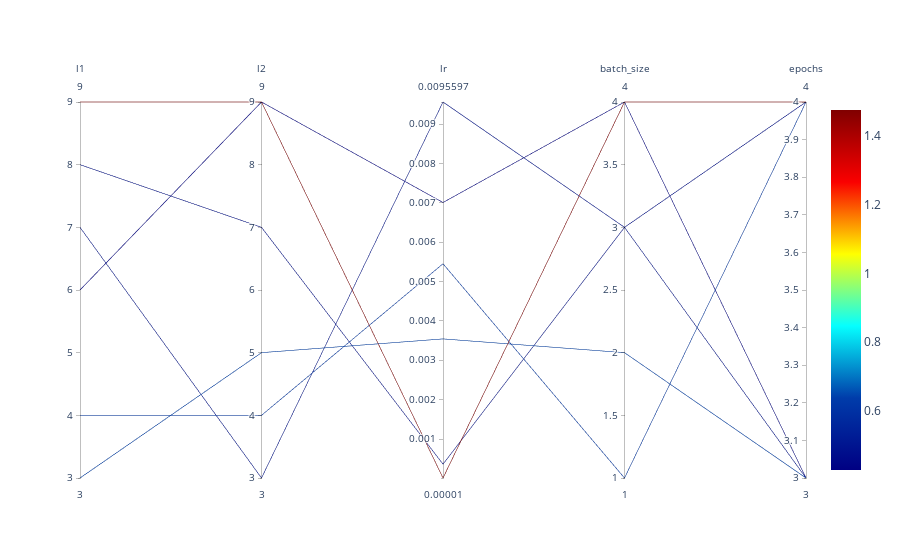

Notebook source saved alongside this figure:
### Markdown cell above
## Parallel Coordinates Plot

### Code cell
spot_tuner.parallel_plot()

### Figure 1 — Plotly figure (JSON) as saved in the notebook; plotly's stock layout.template omitted (floating-point values rounded to 4 significant figures)
{"data": [{"dimensions": [{"label": "l1", "range": [3, 9], "values": [7, 4, 8, 3, 6, 9]}, {"label": "l2", "range": [3, 9], "values": [3, 4, 7, 5, 9, 9]}, {"label": "lr", "range": [1e-05, 0.00956], "values": [0.00956, 0.005451, 0.0003612, 0.003543, 0.007007, 1e-05]}, {"label": "batch_size", "range": [1, 4], "values": [3, 1, 3, 2, 4, 4]}, {"label": "epochs", "range": [3, 4], "values": [3, 4, 4, 3, 3, 4]}], "line": {"cmax": 1.477, "cmin": 0.4262, "color": [0.4885, 0.6151, 0.4772, 0.6413, 0.4262, 1.477], "colorscale": [[0, "rgb(0,0,131)"], [0.2, "rgb(0,60,170)"], [0.4, "rgb(5,255,255)"], [0.6, "rgb(255,255,0)"], [0.8, "rgb(250,0,0)"], [1, "rgb(128,0,0)"]], "showscale": true}, "type": "parcoords"}], "layout": {}}
